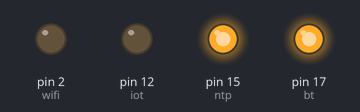
Bench run of a sketch on a simulated Arduino Uno, built with avr-gcc and run on an emulated ATmega328P. Parts: output pins drawn as LEDs (lit = HIGH).

Above: at 0.5 s.
At 1.5 s:
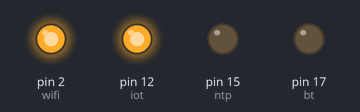
At 2.5 s:
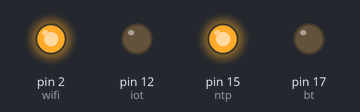
At 3.5 s:
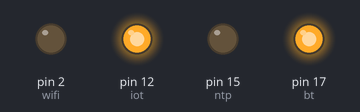
At 5.0 s:
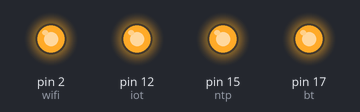
Timing chart, 0 to 7.8 s (numbered marks = the images above):
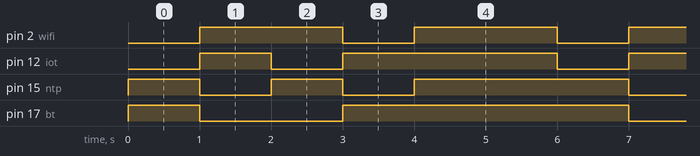

The sketch:

function2.ino
```cpp
int bt = 17;
int wifi = 2;
int ntp = 15;
int iot = 12;

void setup() {
  pinMode(bt, OUTPUT);
  pinMode(wifi, OUTPUT);
  pinMode(ntp, OUTPUT);
  pinMode(iot, OUTPUT);
}

void loop() {
  forward();
  delay(1000);
  backward();
  delay(1000);
  turnleft();
  delay(1000);
  turnright();
  delay(1000);
  stopped();
  delay(2000);
}

void forward(){ //0101
  digitalWrite(bt, HIGH);
  digitalWrite(wifi, LOW);
  digitalWrite(ntp, HIGH);
  digitalWrite(iot, LOW);
}

void backward(){ //1010
  digitalWrite(bt, LOW);
  digitalWrite(wifi, HIGH);
  digitalWrite(ntp, LOW);
  digitalWrite(iot, HIGH);
}

void turnleft(){ //0001
  digitalWrite(bt, LOW);
  digitalWrite(wifi, HIGH);
  digitalWrite(ntp, HIGH);
  digitalWrite(iot, LOW);
}

void turnright(){ //0110
  digitalWrite(bt, HIGH);
  digitalWrite(wifi, LOW);
  digitalWrite(ntp, LOW);
  digitalWrite(iot, HIGH);
}

void stopped(){ //0000
  digitalWrite(bt, HIGH);
  digitalWrite(wifi, HIGH);
  digitalWrite(ntp, HIGH);
  digitalWrite(iot, HIGH);
}
```

Measured:
- by itself, pin 2 (wifi): alternates HIGH for 2.0 s and LOW for 1.0 s
- by itself, pin 12 (iot): repeats every 6.0 s: LOW 1.0 s, HIGH 3.0 s, LOW 1.0 s, HIGH 1.0 s
- by itself, pin 15 (ntp): repeats every 6.0 s: LOW 1.0 s, HIGH 1.0 s, LOW 1.0 s, HIGH 3.0 s
- by itself, pin 17 (bt): repeats every 6.0 s: LOW 2.0 s, HIGH 4.0 s
